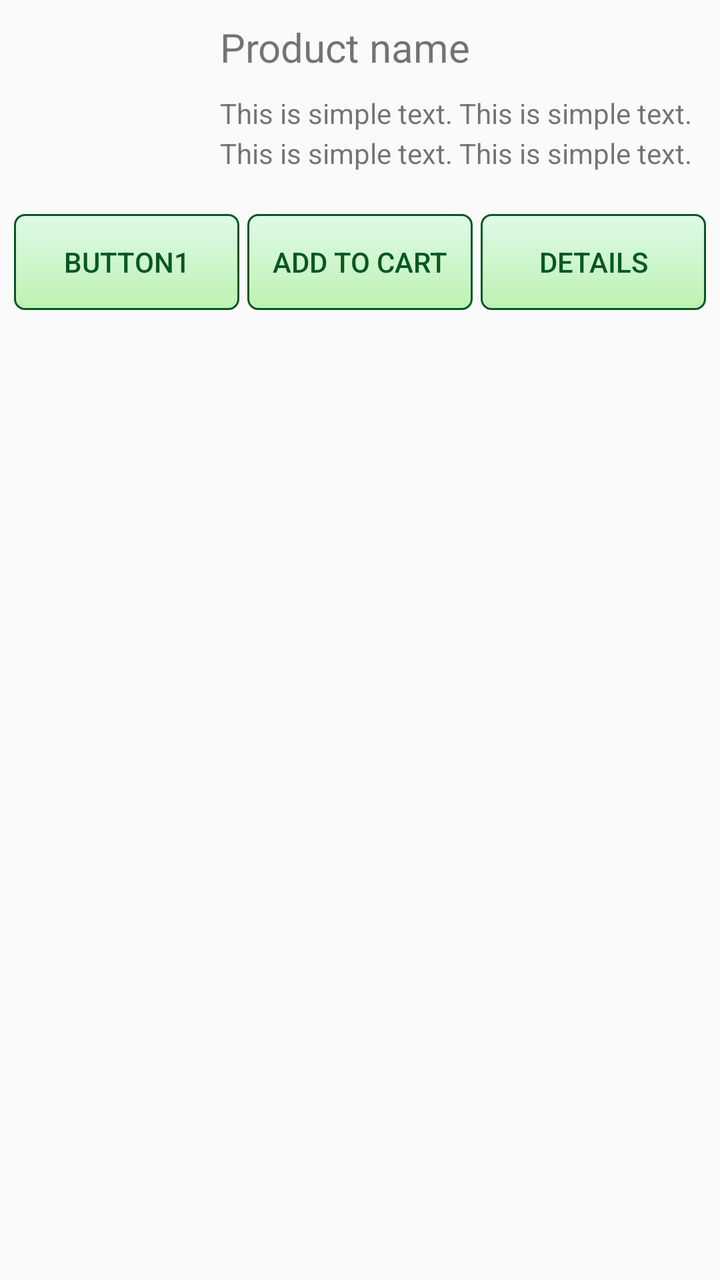
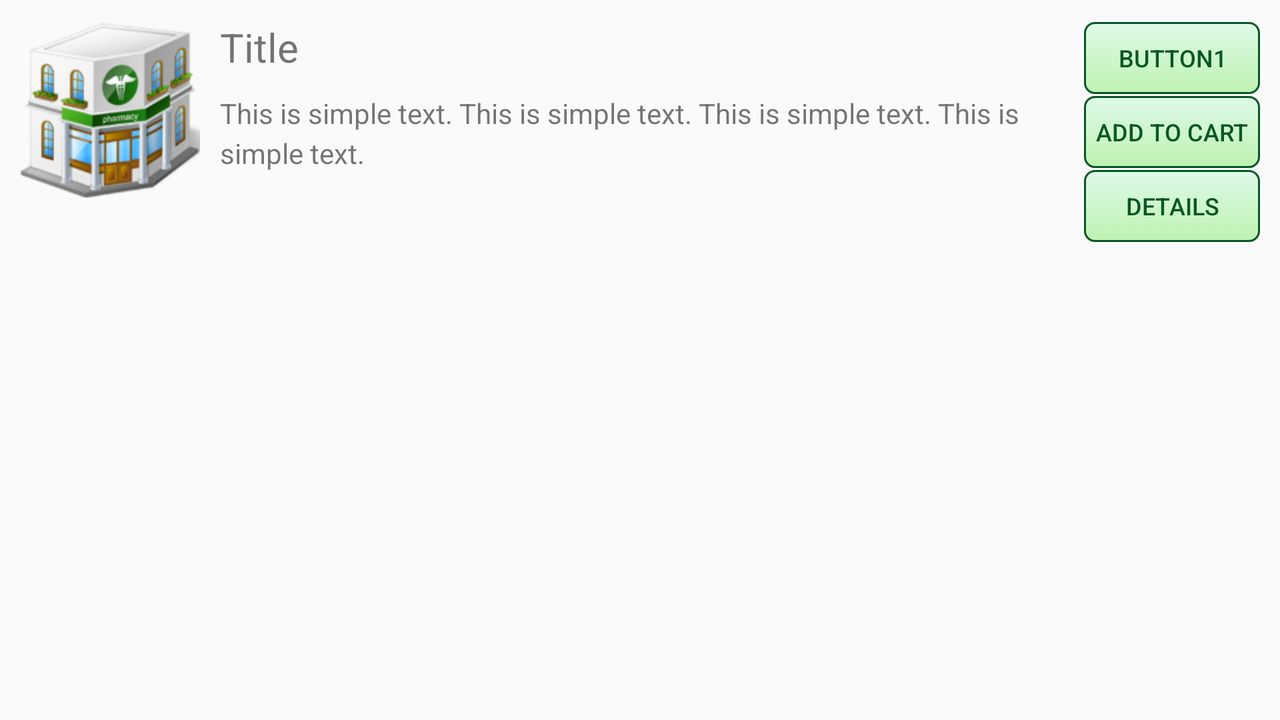

Two renders of one Android screen. The first uses the default layout on a phone; the second uses the alternative layout the repository ships for a different screen configuration, on a matching device. The two XML files are below.
<!-- AndroidManifest.xml: application theme AppTheme -->
<!-- res/layout/cell_of_product_list.xml -->
<?xml version="1.0" encoding="utf-8"?>
<RelativeLayout xmlns:android="http://schemas.android.com/apk/res/android"
    android:layout_width="match_parent"
    android:layout_height="match_parent"
    android:layout_margin="5dp">

    <ImageView
        android:id="@+id/image_view"
        android:layout_width="wrap_content"
        android:layout_height="wrap_content"
        android:contentDescription="@string/text_image_content_description"
        android:maxHeight="100dp"
        android:maxWidth="100dp"
        android:minHeight="100dp"
        android:minWidth="100dp"
        android:padding="5dp" />

    <TextView
        android:id="@+id/product_name"
        android:layout_width="match_parent"
        android:layout_height="wrap_content"
        android:layout_toEndOf="@id/image_view"
        android:layout_toRightOf="@id/image_view"
        android:ellipsize="end"
        android:maxLines="1"
        android:padding="5dp"
        android:text="Product name"
        android:textSize="20sp" />

    <TextView
        android:id="@+id/product_description"
        android:layout_width="match_parent"
        android:layout_height="wrap_content"
        android:layout_below="@id/product_name"
        android:layout_toEndOf="@id/image_view"
        android:layout_toRightOf="@id/image_view"
        android:ellipsize="end"
        android:lineSpacingMultiplier="1.2"
        android:maxLines="3"
        android:padding="5dp"
        android:text="@string/simple_text_example" />

    <LinearLayout
        android:layout_width="match_parent"
        android:layout_height="wrap_content"
        android:layout_below="@id/image_view"
        android:orientation="horizontal">

        <Button
            android:id="@+id/button1"
            style="@style/ThreeButtonsOnProductList"
            android:text="button1" />

        <Button
            android:id="@+id/button_add_to_cart"
            style="@style/ThreeButtonsOnProductList"
            android:text="@string/button_text_add_to_cart" />

        <Button
            android:id="@+id/show_item_details_button"
            style="@style/ThreeButtonsOnProductList"
            android:text="@string/button_text_details" />
    </LinearLayout>
</RelativeLayout>
<!-- resources referenced by this layout -->
<resources>
  <string name="button_text_add_to_cart">Add to cart</string>
  <string name="button_text_details">Details</string>
  <string name="simple_text_example">This is simple text. This is simple text. This is simple text. This is simple text.</string>
  <string name="text_image_content_description">Image</string>
  <style name="ThreeButtonsOnProductList" parent="Base.TextAppearance.AppCompat.Button">
          <item name="android:textSize">14sp</item>
          <item name="android:layout_height">wrap_content</item>
          <item name="android:layout_width">match_parent</item>
          <item name="android:layout_weight">1</item>
          <item name="android:background">@drawable/cell_product_list_button</item>
          <item name="android:textColor">#ff085626</item>
          <item name="android:layout_margin">2dp</item>
      </style>
  <style name="AppTheme" parent="Theme.AppCompat.Light.DarkActionBar">
          
      </style>
  <!-- drawable cell_product_list_button (drawable) -->
  <?xml version="1.0" encoding="utf-8"?>
  <selector xmlns:android="http://schemas.android.com/apk/res/android">
  
      <item android:state_pressed="true">
          <shape android:shape="rectangle">
              <corners android:radius="5dp" />
              <stroke android:width="1dp" android:color="#ff085626" />
              <gradient android:angle="-90" android:endColor="#1e11f764" android:startColor="#a19bed86" />
          </shape>
      </item>
      <item android:state_focused="true">
          <shape android:shape="rectangle">
              <corners android:radius="5dp" />
              <stroke android:width="1dp" android:color="#5e7974" />
              <solid android:color="#58857e" />
          </shape>
      </item>
      <item>
          <shape android:shape="rectangle">
              <corners android:radius="5dp" />
              <stroke android:width="1dp" android:color="#ff085626" />
              <gradient android:angle="-90" android:endColor="#a19bed86" android:startColor="#1e11f764" />
          </shape>
      </item>
  
  </selector>
</resources>
<!-- res/layout-land/cell_of_product_list.xml (the repository's variant of the layout above) -->
<!-- drawn on the phone turned sideways -->
<?xml version="1.0" encoding="utf-8"?>
<RelativeLayout xmlns:android="http://schemas.android.com/apk/res/android"
    android:layout_width="match_parent"
    android:layout_height="match_parent"
    android:layout_margin="5dp"
    android:transitionGroup="false">

    <ImageView
        android:id="@+id/image_view"
        android:layout_width="wrap_content"
        android:layout_height="wrap_content"
        android:maxHeight="100dp"
        android:maxWidth="100dp"
        android:minHeight="100dp"
        android:minWidth="100dp"
        android:padding="5dp"
        android:src="@drawable/ic_launcher" />

    <TextView
        android:id="@+id/product_name"
        android:layout_width="match_parent"
        android:layout_height="wrap_content"
        android:layout_toLeftOf="@+id/buttons"
        android:layout_toRightOf="@id/image_view"
        android:padding="5dp"
        android:text="Title"
        android:textSize="20dp" />

    <TextView
        android:id="@+id/product_description"
        android:layout_width="match_parent"
        android:layout_height="wrap_content"
        android:layout_below="@id/product_name"
        android:layout_toLeftOf="@+id/buttons"
        android:layout_toRightOf="@id/image_view"
        android:ellipsize="end"
        android:lineSpacingMultiplier="1.2"
        android:maxLines="3"
        android:padding="5dp"
        android:text="@string/simple_text_example" />

    <LinearLayout
        android:id="@+id/buttons"
        android:layout_width="wrap_content"
        android:layout_height="wrap_content"
        android:layout_alignParentRight="true"
        android:orientation="vertical"
        android:padding="5dp"

        >

        <Button
            android:id="@+id/button1"
            style="@style/ThreeButtonsOnProductListLandscape"
            android:text="@string/item_list_button1" />

        <Button
            android:id="@+id/button_add_to_cart"
            style="@style/ThreeButtonsOnProductListLandscape"
            android:text="@string/button_text_add_to_cart" />

        <Button
            android:id="@+id/show_item_details_button"
            style="@style/ThreeButtonsOnProductListLandscape"
            android:text="@string/button_text_details" />
    </LinearLayout>
</RelativeLayout>
<!-- resources referenced by the variant -->
<!-- as the phone turned sideways resolves them -->
<resources>
  <!-- drawable ic_launcher: png bitmap (drawable-hdpi, 11134 bytes) -->
  <string name="button_text_add_to_cart">Add to cart</string>
  <string name="button_text_details">Details</string>
  <string name="item_list_button1">button1</string>
  <string name="simple_text_example">This is simple text. This is simple text. This is simple text. This is simple text.</string>
  <style name="ThreeButtonsOnProductListLandscape" parent="Base.TextAppearance.AppCompat.Button">
          <item name="android:textSize">12sp</item>
          <item name="android:layout_height">36dp</item>
          <item name="android:layout_width">wrap_content</item>
          <item name="android:maxWidth">120dp</item>
          <item name="android:background">@drawable/cell_product_list_button</item>
          <item name="android:textColor">#ff085626</item>
          <item name="android:layout_marginTop">1dp</item>
      </style>
  <style name="AppTheme" parent="Theme.AppCompat.Light.DarkActionBar">
          
      </style>
  <!-- drawable cell_product_list_button (drawable) -->
  <?xml version="1.0" encoding="utf-8"?>
  <selector xmlns:android="http://schemas.android.com/apk/res/android">
  
      <item android:state_pressed="true">
          <shape android:shape="rectangle">
              <corners android:radius="5dp" />
              <stroke android:width="1dp" android:color="#ff085626" />
              <gradient android:angle="-90" android:endColor="#1e11f764" android:startColor="#a19bed86" />
          </shape>
      </item>
      <item android:state_focused="true">
          <shape android:shape="rectangle">
              <corners android:radius="5dp" />
              <stroke android:width="1dp" android:color="#5e7974" />
              <solid android:color="#58857e" />
          </shape>
      </item>
      <item>
          <shape android:shape="rectangle">
              <corners android:radius="5dp" />
              <stroke android:width="1dp" android:color="#ff085626" />
              <gradient android:angle="-90" android:endColor="#a19bed86" android:startColor="#1e11f764" />
          </shape>
      </item>
  
  </selector>
</resources>
